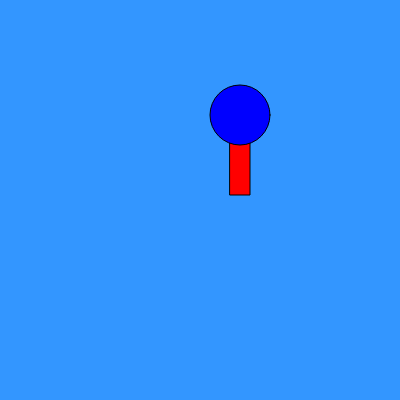
Frame 1 (no input)
Frame 60 (no input): identical to frame 1, image omitted
Frame 120 (the mouse pressed at the canvas centre since frame 60): identical to frame 1, image omitted

The p5.js sketch that drew this single still picture (run headless with seeded random() and noise() and a simulated clock; from frame 60 on, the mouse is pressed at the canvas centre):

// p5.js sketch
// ── sketch.js
function setup() {
	createCanvas(400, 400);
}

function draw() {
	background(51, 150, 255);
	ellipseMode(CENTER);
	rectMode(CENTER);

	fill(255, 0, 0);
	rect(240, 145, 20, 100);

	fill(0, 0, 255);
	ellipse(240, 115, 60, 60);
}
